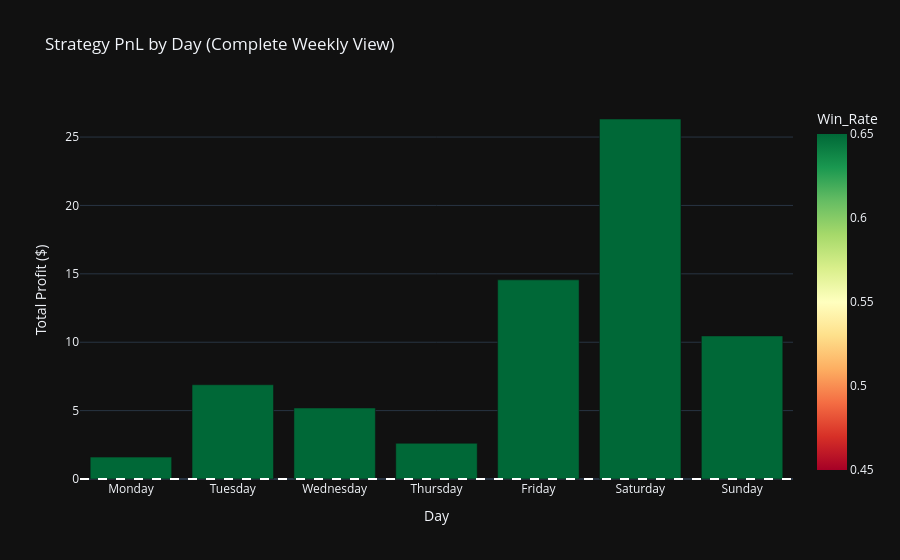

Notebook source saved alongside this figure:
### Code cell
# Cell 10 (Weekday vs. Weekend Seasonality - Detailed Summary)
import plotly.express as px
import pandas as pd

# 1. ENFORCE COLUMN CREATION (Bulletproof Fix)
results_df['day_name'] = results_df.index.day_name()
results_df['dayofweek'] = results_df.index.dayofweek

# 2. Master Calendar for proper ordering
day_order = ['Monday', 'Tuesday', 'Wednesday', 'Thursday', 'Friday', 'Saturday', 'Sunday']
all_days = pd.DataFrame({'day_name': day_order, 'dayofweek': range(7)})

# 3. Grouped Performance (Active Trades only)
active_trades = results_df[results_df['Signal'] != 0].copy()

if not active_trades.empty:
    daily_stats = active_trades.groupby(['dayofweek', 'day_name']).agg(
        Total_Trades=('Signal', 'count'),
        Win_Rate=('PnL', lambda x: (x > 0).mean()),
        Total_PnL=('PnL', 'sum')
    ).reset_index()
    
    # 4. MERGE with All-Days (Ensures Mon-Sun view)
    daily_performance = pd.merge(all_days, daily_stats, on=['dayofweek', 'day_name'], how='left').fillna(0)
    
    # 5. Visual Display
    fig = px.bar(daily_performance.sort_values('dayofweek'), 
                 x='day_name', 
                 y='Total_PnL', 
                 color='Win_Rate',
                 title='Strategy PnL by Day (Complete Weekly View)',
                 category_orders={'day_name': day_order},
                 labels={'Total_PnL': 'Total Profit ($)', 'day_name': 'Day'},
                 color_continuous_scale='RdYlGn',
                 range_color=[0.45, 0.65],
                 template='plotly_dark')
    fig.add_hline(y=0, line_dash="dash", line_color="white")
    fig.show()

    # 6. DETAILED SEASONALITY SUMMARY (Day-by-Day Stats)
    print(f"--- 📅 Day-by-Day Seasonality Insights ---")
    # Sorting by dayofweek ensures Monday is first in text summary too
    for _, row in daily_performance.sort_values('dayofweek').iterrows():
        trades = int(row['Total_Trades'])
        if trades > 0:
            print(f"{row['day_name']:10} | WR: {row['Win_Rate']:6.2%} | Trades: {trades:4} | PnL: ${row['Total_PnL']:8.2f}")
        else:
            print(f"{row['day_name']:10} | No trades approved.")
            
    # 7. Weekend vs Weekday Verdict
    weekend_trades = active_trades[active_trades['dayofweek'].isin([5, 6])]
    weekday_trades = active_trades[~active_trades['dayofweek'].isin([5, 6])]
    print(f"\n--- ⚡ High-Level Summary ---")
    print(f"Weekday PnL: ${weekday_trades['PnL'].sum():.2f} (WR: {weekday_trades['PnL'].gt(0).mean():.2%})")
    print(f"Weekend PnL: ${weekend_trades['PnL'].sum():.2f} (WR: {weekend_trades['PnL'].gt(0).mean():.2%})")
else:
    print("⚠️ No trades approved in backtest. Adjust threshold or run Cell 5 again.")

### Figure 1 — Plotly figure (JSON) as saved in the notebook; plotly's stock layout.template omitted (floating-point values rounded to 4 significant figures)
{"data": [{"hovertemplate": "Day=%{x}<br>Total Profit ($)=%{y}<br>Win_Rate=%{marker.color}<extra></extra>", "legendgroup": "", "marker": {"color": [0.65, 0.8696, 0.7273, 0.6667, 0.7283, 0.7823, 0.6557], "coloraxis": "coloraxis", "pattern": {"shape": ""}}, "name": "", "orientation": "v", "showlegend": false, "textposition": "auto", "type": "bar", "x": ["Monday", "Tuesday", "Wednesday", "Thursday", "Friday", "Saturday", "Sunday"], "xaxis": "x", "y": [1.6, 6.89, 5.19, 2.61, 14.56, 26.32, 10.46], "yaxis": "y"}], "layout": {"barmode": "relative", "coloraxis": {"cmax": 0.65, "cmin": 0.45, "colorbar": {"title": {"text": "Win_Rate"}}, "colorscale": [[0, "rgb(165,0,38)"], [0.1, "rgb(215,48,39)"], [0.2, "rgb(244,109,67)"], [0.3, "rgb(253,174,97)"], [0.4, "rgb(254,224,139)"], [0.5, "rgb(255,255,191)"], [0.6, "rgb(217,239,139)"], [0.7, "rgb(166,217,106)"], [0.8, "rgb(102,189,99)"], [0.9, "rgb(26,152,80)"], [1, "rgb(0,104,55)"]]}, "legend": {"tracegroupgap": 0}, "shapes": [{"line": {"color": "white", "dash": "dash"}, "type": "line", "x0": 0, "x1": 1, "xref": "x domain", "y0": 0, "y1": 0, "yref": "y"}], "title": {"text": "Strategy PnL by Day (Complete Weekly View)"}, "xaxis": {"anchor": "y", "categoryarray": ["Monday", "Tuesday", "Wednesday", "Thursday", "Friday", "Saturday", "Sunday"], "categoryorder": "array", "domain": [0, 1], "title": {"text": "Day"}}, "yaxis": {"anchor": "x", "domain": [0, 1], "title": {"text": "Total Profit ($)"}}}}
